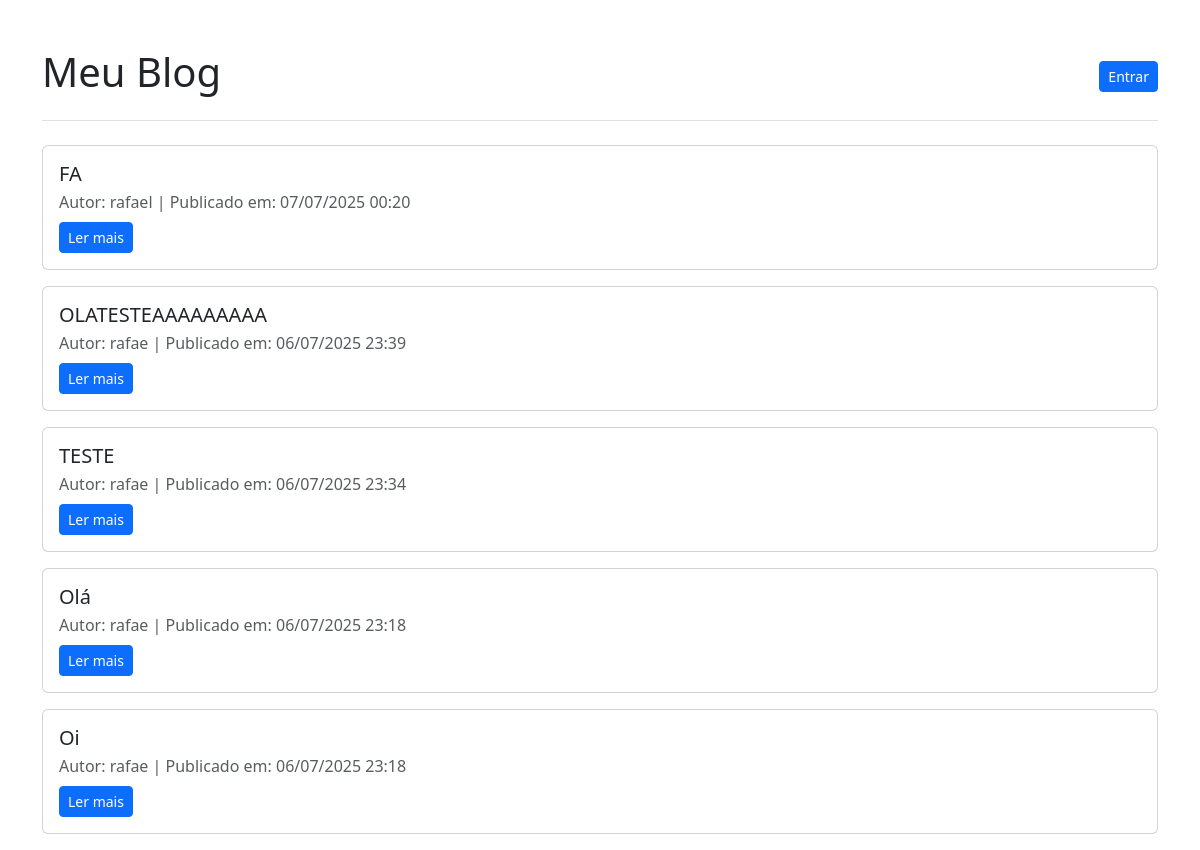
The page / on the database its author committed.
### blogapp/models.py (models this page shows, shortened)
class Post(models.Model):
    titulo = models.CharField(max_length=200)
    conteudo = models.TextField()
    data_publicacao = models.DateTimeField(auto_now_add=True)
    autor = models.ForeignKey(User, on_delete=models.CASCADE)

### blogapp/views.py (the view)
# urls.py: path('', views.lista_post, name='lista_post'),
def lista_post(request):
    posts = Post.objects.all().order_by('-data_publicacao')
    return render(request, 'blogapp/lista_post.html', {'posts': posts})

### blogapp/templates/blogapp/lista_post.html (shortened to what this page needs)
<!DOCTYPE html>
<html lang="pt-br">
<head>
    <link href="https://cdn.jsdelivr.net/npm/bootstrap@5.3.2/dist/css/bootstrap.min.css" rel="stylesheet">
</head>
<body>
    <div class="container mt-5">
        <header class="d-flex justify-content-between align-items-center mb-4 pb-3 border-bottom">
            <h1>Meu Blog</h1>
            <div>
                {% if user.is_authenticated %}
                    <span class="navbar-text me-2">
                        Olá, {{ user.username }}!
                    </span>
                    <a href="{% url 'cria_post' %}" class="btn btn-success btn-sm">Novo Post</a>
                    <form action="{% url 'logout' %}" method="post" class="d-inline ms-1">
                        {% csrf_token %}
                        <button type="submit" class="btn btn-secondary btn-sm">Sair</button>
                    </form>
                {% else %}
                    <a href="{% url 'login' %}" class="btn btn-primary btn-sm">Entrar</a>
                {% endif %}
            </div>
        </header>
        {% for post in posts %}
            <div class="card mb-3">
                <div class="card-body">
                    <h5 class="card-title"><a href="{% url 'detalha_post' pk=post.pk %}" class="link-dark text-decoration-none">{{ post.titulo }}</a></h5>
                    <p class="card-subtitle mb-2 text-muted">
                        Autor: {{ post.autor.username }} | Publicado em: {{ post.data_publicacao|date:"d/m/Y H:i" }}
                    </p>
                    <a href="{% url 'detalha_post' pk=post.pk %}" class="btn btn-primary btn-sm">Ler mais</a>
                </div>
            </div>
        {% empty %}
            <p class="lead">Ainda não há posts no blog.</p>
        {% endfor %}
    </div>
</body>
</html>

### rows shown on the page
Post: titulo "FA", autor.username "rafael", data_publicacao "07/07/2025 00:20"
Post: titulo "OLATESTEAAAAAAAAA", autor.username "rafae", data_publicacao "06/07/2025 23:39"
Post: titulo "TESTE", autor.username "rafae", data_publicacao "06/07/2025 23:34"
Post: titulo "Olá", autor.username "rafae", data_publicacao "06/07/2025 23:18"
Post: titulo "Oi", autor.username "rafae", data_publicacao "06/07/2025 23:18"
